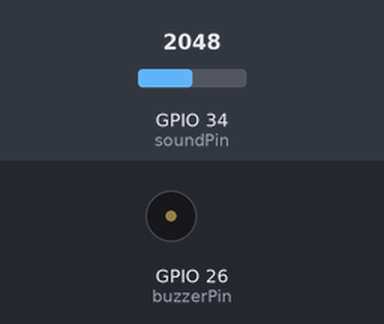
The sketch below on a simulated ESP32. Parts: buzzer (waves = sounding, pin HIGH). Inputs (shaded band) come from the test bench; at power-on: GPIO 34 (soundPin) = 2048. What the sketch prints to the serial monitor is not drawn.

Above: at 1.3 s.
1.4 s: GPIO 34 (soundPin) set to 107
4.4 s: GPIO 34 (soundPin) set to 92
At 5.3 s:
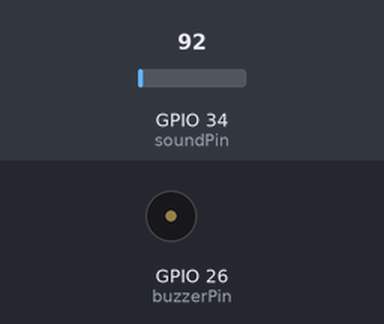
Timing chart, 0 to 7.4 s (numbered marks = the images above; inputs shaded):
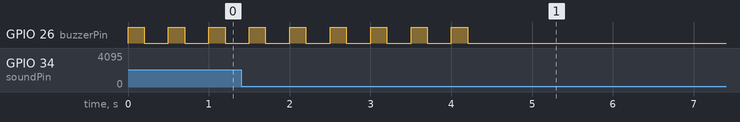

Measured:
- the behaviour switches between 101 and 100 on GPIO 34 (soundPin) (found by bisection; images 0 and 1)
- after the input at 4.4 s, GPIO 26 (buzzerPin): stops changing and stays LOW
- by itself, GPIO 26 (buzzerPin): alternates HIGH for 0.20 s and LOW for 0.30 s

The sketch:

sketch_dec30a.ino
```cpp
const int soundPin = 34;   // Analog input pin for sound sensor (AO)
const int buzzerPin = 26;  // Output pin for buzzer

void setup() {
  Serial.begin(115200);
  pinMode(buzzerPin, OUTPUT);
  // pinMode(soundPin, INPUT); // ❌ Not needed — analogRead sets pin mode automatically
}

void loop() {
  int soundValue = analogRead(soundPin);
  Serial.print("Sound Value: ");
  Serial.println(soundValue);

  // Adjust threshold according to your sensor’s noise level
  int threshold = 100; // 🔧 Typical range for ESP32 analog input (0–4095)

  if (soundValue > threshold) {
    digitalWrite(buzzerPin, HIGH);
    Serial.println("DETECT 🔔");
    delay(200); // Short beep
    digitalWrite(buzzerPin, LOW);
    delay(200);
  } else {
    digitalWrite(buzzerPin, LOW); // Ensure buzzer stays off
  }

  delay(100); // Small delay for stability
}
```
